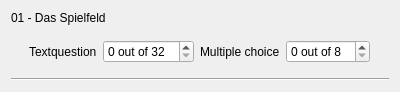
<?xml version="1.0" encoding="UTF-8"?>
<ui version="4.0">
 <class>RegeltestSetup_Rulegroup</class>
 <widget class="QWidget" name="RegeltestSetup_Rulegroup">
  <property name="geometry">
   <rect>
    <x>0</x>
    <y>0</y>
    <width>400</width>
    <height>88</height>
   </rect>
  </property>
  <property name="windowTitle">
   <string>Form</string>
  </property>
  <layout class="QVBoxLayout" name="verticalLayout">
   <item>
    <widget class="QLabel" name="label_rulegroup">
     <property name="text">
      <string>01 - Das Spielfeld</string>
     </property>
    </widget>
   </item>
   <item>
    <widget class="QWidget" name="widget_2" native="true">
     <layout class="QHBoxLayout" name="horizontalLayout">
      <item>
       <spacer name="left_spacer">
        <property name="orientation">
         <enum>Qt::Horizontal</enum>
        </property>
        <property name="sizeType">
         <enum>QSizePolicy::Expanding</enum>
        </property>
        <property name="sizeHint" stdset="0">
         <size>
          <width>40</width>
          <height>20</height>
         </size>
        </property>
       </spacer>
      </item>
      <item>
       <widget class="QLabel" name="label_2">
        <property name="text">
         <string>Textquestion</string>
        </property>
       </widget>
      </item>
      <item>
       <widget class="QSpinBox" name="spinBox_textquestion">
        <property name="suffix">
         <string> out of 32</string>
        </property>
       </widget>
      </item>
      <item>
       <widget class="QLabel" name="label_3">
        <property name="text">
         <string>Multiple choice</string>
        </property>
       </widget>
      </item>
      <item>
       <widget class="QSpinBox" name="spinBox_mchoice">
        <property name="suffix">
         <string> out of 8</string>
        </property>
       </widget>
      </item>
      <item>
       <spacer name="right_spacer">
        <property name="orientation">
         <enum>Qt::Horizontal</enum>
        </property>
        <property name="sizeType">
         <enum>QSizePolicy::Expanding</enum>
        </property>
        <property name="sizeHint" stdset="0">
         <size>
          <width>40</width>
          <height>20</height>
         </size>
        </property>
       </spacer>
      </item>
     </layout>
    </widget>
   </item>
   <item>
    <widget class="Line" name="line">
     <property name="orientation">
      <enum>Qt::Horizontal</enum>
     </property>
    </widget>
   </item>
  </layout>
 </widget>
 <resources/>
 <connections/>
</ui>
